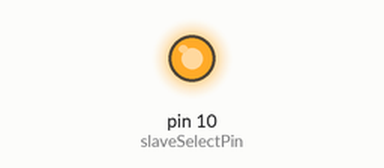
This sketch was run on a simulated Arduino Uno, built with avr-gcc and run on an emulated ATmega328P. On the bench: output pins drawn as LEDs (lit = HIGH). What the sketch prints to the serial monitor is not drawn.

Above: at 0.1 s.
Timing chart, 0 to 1.6 s (numbered marks = the images above):
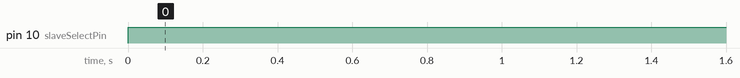

The sketch:

spitransmit.ino
```cpp
#include <SPI.h>

const int slaveSelectPin = 10;  // Must match the slave select pin of the receiver
char dataToSend = 'A';  // Data to be sent

void setup() {
  Serial.begin(9600);
  SPI.begin();
  SPI.setDataMode(SPI_MODE0);
  pinMode(slaveSelectPin, OUTPUT);  // Set the SS pin as an output (master mode)
}

void loop() {
  digitalWrite(slaveSelectPin, LOW);  // Enable communication with the slave
  SPI.transfer(dataToSend);           // Send data to the receiver
  digitalWrite(slaveSelectPin, HIGH); // Disable communication with the slave

  Serial.print("Sent: ");
  Serial.println(dataToSend);

  delay(1000);  // Delay for 1 second before sending the next data
  dataToSend++;  // Increment the data for the next transmission
}
```

Measured:
- by itself, pin 10 (slaveSelectPin): LOW → HIGH at 0.00 s
